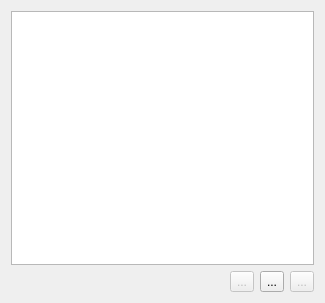
<ui version="4.0" >
 <class>PartsWidget</class>
 <widget class="QWidget" name="PartsWidget" >
  <property name="geometry" >
   <rect>
    <x>0</x>
    <y>0</y>
    <width>325</width>
    <height>303</height>
   </rect>
  </property>
  <layout class="QVBoxLayout" >
   <item>
    <widget class="QListView" name="partsList" />
   </item>
   <item>
    <layout class="QHBoxLayout" >
     <item>
      <spacer>
       <property name="orientation" >
        <enum>Qt::Horizontal</enum>
       </property>
       <property name="sizeHint" >
        <size>
         <width>81</width>
         <height>20</height>
        </size>
       </property>
      </spacer>
     </item>
     <item>
      <widget class="QToolButton" name="editPart" >
       <property name="enabled" >
        <bool>false</bool>
       </property>
       <property name="text" >
        <string>...</string>
       </property>
      </widget>
     </item>
     <item>
      <widget class="QToolButton" name="addPart" >
       <property name="text" >
        <string>...</string>
       </property>
      </widget>
     </item>
     <item>
      <widget class="QToolButton" name="removePart" >
       <property name="enabled" >
        <bool>false</bool>
       </property>
       <property name="text" >
        <string>...</string>
       </property>
      </widget>
     </item>
    </layout>
   </item>
  </layout>
 </widget>
 <resources/>
 <connections/>
</ui>
